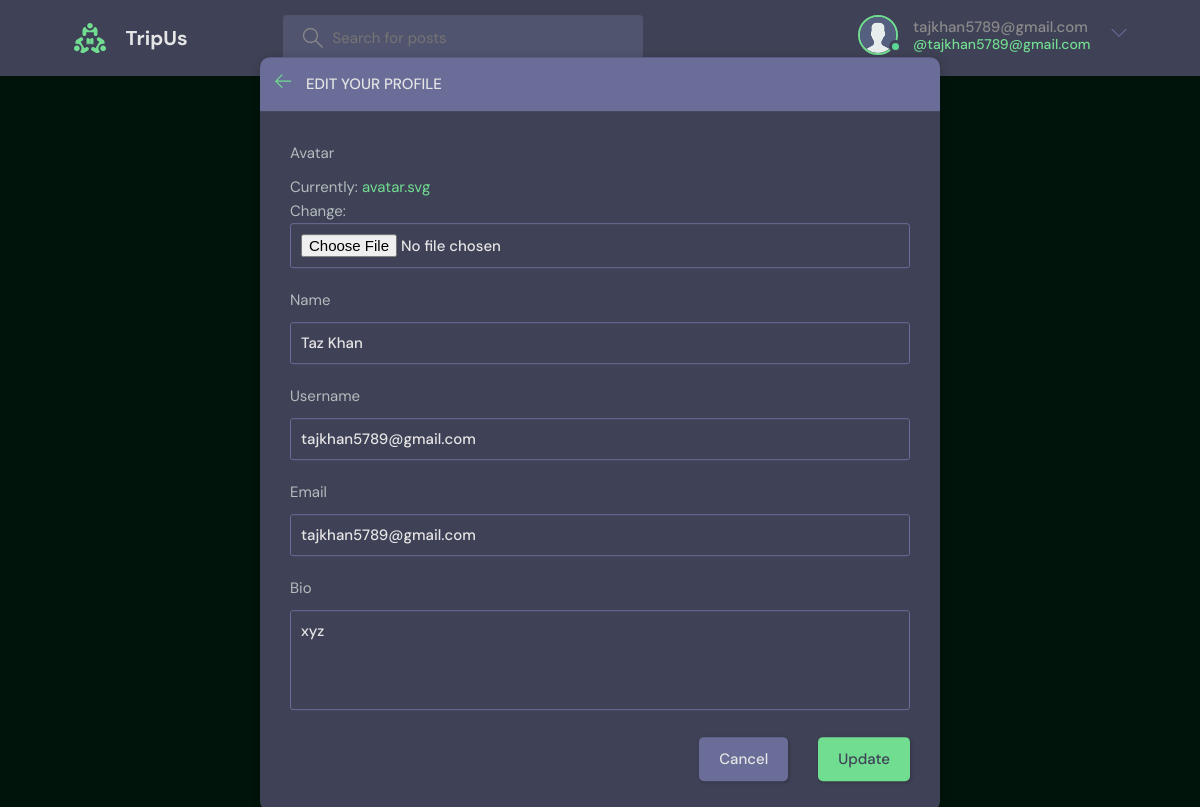
/update-user/ (signed in), run on an earlier commit of the app's database.
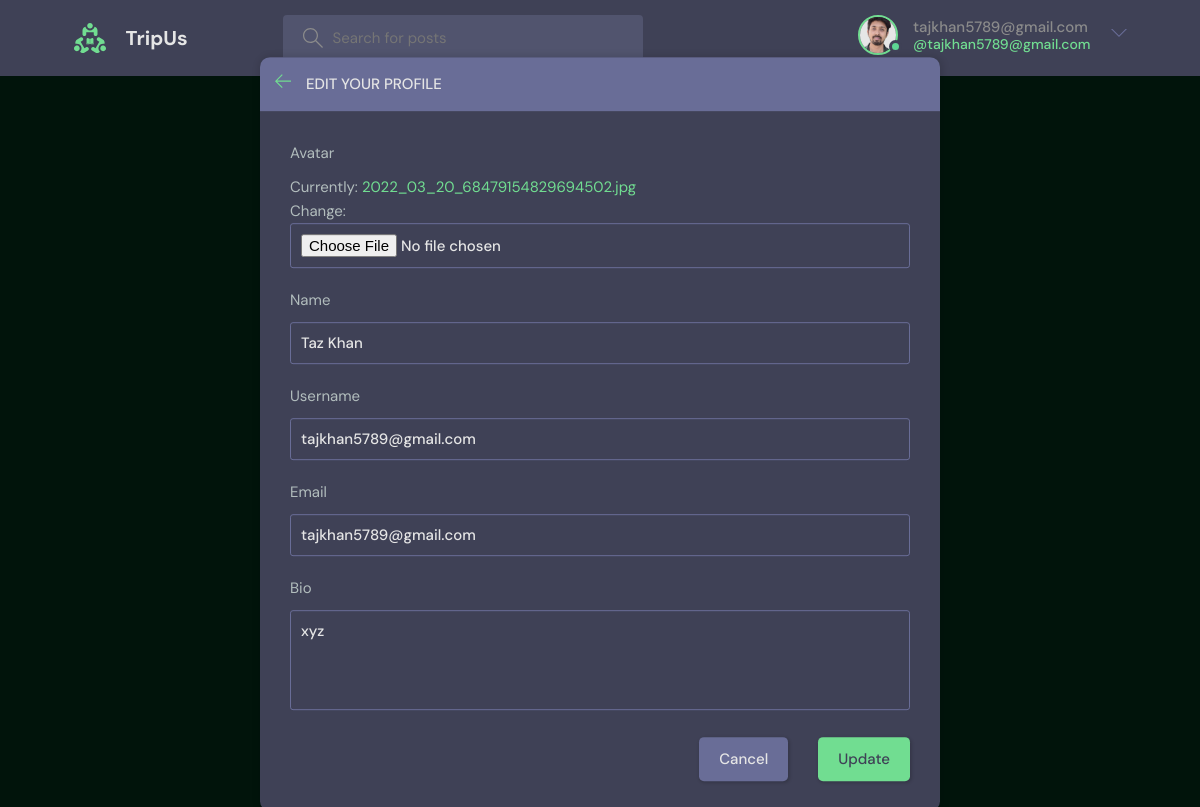
And on a later commit of the database.
### base/models.py (models this page shows)
class User(AbstractUser):
    name = models.CharField(max_length=200, null=True)
    email = models.EmailField(unique=True, null=True)
    bio = models.TextField(null=True)
    avatar = models.ImageField(null=True, default="avatar.svg")
    USERNAME_FIELD = 'username'
    REQUIRED_FIELDS = []

### base/views.py (the view)
# urls.py: path('update-user/', views.updateUser, name="update-user"),
@login_required(login_url='login')
def updateUser(request):
    user = request.user
    form = UserForm(instance=user)
    if request.method == 'POST':
        form = UserForm(request.POST, request.FILES, instance=user)
        if form.is_valid():
            form.save()
            return redirect('user-profile', pk=user.id)
    return render(request, 'base/update-user.html', {'form': form})

### base/forms.py
class UserForm(ModelForm):
    class Meta:
        model = User
        fields = ['avatar', 'name', 'username', 'email', 'bio']

### base/templates/base/update-user.html (shortened to what this page needs)
{% extends 'main.html' %}
{% block content %}
<main class="update-account layout">
  <div class="container">
    <div class="layout__box">
      <div class="layout__boxHeader">
        <div class="layout__boxTitle">
          <a href="{% url 'home' %}">
            <svg version="1.1" xmlns="http://www.w3.org/2000/svg" width="32" height="32" viewBox="0 0 32 32">
              <title>arrow-left</title>
              <path
                d="M13.723 2.286l-13.723 13.714 13.719 13.714 1.616-1.611-10.96-10.96h27.625v-2.286h-27.625l10.965-10.965-1.616-1.607z">
              </path>
            </svg>
          </a>
          <h3>Edit your profile</h3>
        </div>
      </div>
      <div class="layout__body">
        <form class="form" action="" method="POST" enctype="multipart/form-data">
          {% for field in form %}
          <div class="form__group">
            <label for="profile_pic">{{field.label}}</label>
            {{field}}
          </div>
          {% endfor %}
          <div class="form__action">
            <a class="btn btn--dark" href="index.html">Cancel</a>
            <button class="btn btn--main" type="submit">Update</button>
          </div>
        </form>
      </div>
    </div>
  </div>
</main>
{% endblock content %}

### templates/navbar.html (shortened to what this page needs)
{% load static %}
<header class="header header--loggedIn">
    <div class="container">
        <a href="{% url 'home' %}" class="header__logo">
            <img src="{% static 'images/logo.svg' %}" />
            <h1>TripUs</h1>
        </a>
        <form class="header__search" method="GET" action="{% url 'home' %}">
            <label>
                <input name="q" placeholder="Search for posts" />
            </label>
        </form>
        <nav class="header__menu">
            {% if request.user.is_authenticated %}
            <div class="header__user">
                <a href="{% url 'update-user' %}">
                    <div class="avatar avatar--medium active">
                        <img src="{{request.user.avatar.url}}" />
                    </div>
                    <p>{{request.user.username}} <span>@{{request.user.username}}</span></p>
                </a>
                <button class="dropdown-button">
                    <svg version="1.1" xmlns="http://www.w3.org/2000/svg" width="32" height="32" viewBox="0 0 32 32">
                        <title>chevron-down</title>
                        <path d="M16 21l-13-13h-3l16 16 16-16h-3l-13 13z"></path>
                    </svg>
                </button>
            </div>
            {% else %}
            <a href="{% url 'login' %}">
                <img src="{% static 'images/avatar.svg' %}" />
                <p>Login</p>
            </a>
            {% endif %}
        </nav>
    </div>
</header>

What changed in the data, as far as the page shows it:
changed User "tajkhan5789@gmail.com": user.avatar: picture added in place of a placeholder
Also different on the page:
text no longer shown: "Currently: avatar.svg Change:"
text now shown: "Currently: 2022_03_20_68479154829694502.jpg Change:"
